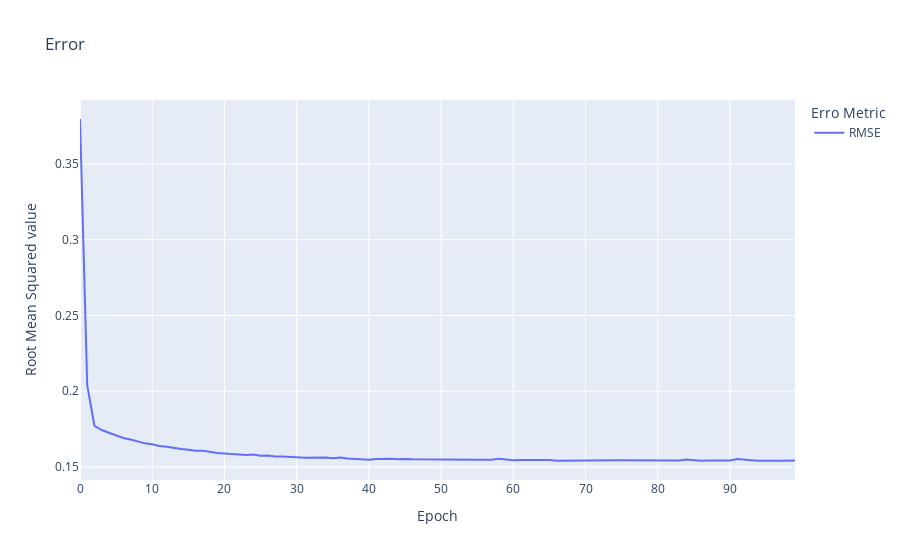

The cell this chart's notebook holds for it:
### Code cell
def train(batch_size:int, epochs:int, verbone: str="auto", plot: bool=True):

    model = WindForecaster.model
    X = WindForecaster.train_X
    Y = WindForecaster.train_Y
    
    training = model.fit(x=X, y=Y,batch_size=batch_size,epochs=epochs,verbose="auto")
    
    if plot:
        hist_df = pd.DataFrame(training.history)
        hist_df = hist_df.rename(columns={'root_mean_squared_error': 'RMSE'})
        fig = px.line(hist_df['RMSE'], title="Error",labels={"value": "Root Mean Squared value","index": "Epoch","variable": "Erro Metric"})
        fig.show()
        
    return model

training = train(batch_size=4, epochs=100)

### Figure 1 — Plotly figure (JSON) as saved in the notebook; plotly's stock layout.template omitted (floating-point values rounded to 4 significant figures)
{"data": [{"hovertemplate": "Erro Metric=RMSE<br>Epoch=%{x}<br>Root Mean Squared value=%{y}<extra></extra>", "legendgroup": "RMSE", "line": {"color": "#636efa", "dash": "solid"}, "mode": "lines", "name": "RMSE", "orientation": "v", "showlegend": true, "type": "scatter", "x": [0, 1, 2, 3, 4, 5, 6, 7, 8, 9, 10, 11, 12, 13, 14, 15, 16, 17, 18, 19, 20, 21, 22, 23, 24, 25, 26, 27, 28, 29, 30, 31, 32, 33, 34, 35, 36, 37, 38, 39, 40, 41, 42, 43, 44, 45, 46, 47, 48, 49, 50, 51, 52, 53, 54, 55, 56, 57, 58, 59, 60, 61, 62, 63, 64, 65, 66, 67, 68, 69, 70, 71, 72, 73, 74, 75, 76, 77, 78, 79, 80, 81, 82, 83, 84, 85, 86, 87, 88, 89, 90, 91, 92, 93, 94, 95, 96, 97, 98, 99], "xaxis": "x", "y": [0.3797, 0.2039, 0.1772, 0.1744, 0.1726, 0.1708, 0.1691, 0.1682, 0.1667, 0.1656, 0.1649, 0.1638, 0.1633, 0.1624, 0.1618, 0.1614, 0.1607, 0.1606, 0.1598, 0.1592, 0.1589, 0.1586, 0.1581, 0.1578, 0.1582, 0.1575, 0.1576, 0.1569, 0.1569, 0.1568, 0.1564, 0.1561, 0.1561, 0.1562, 0.1562, 0.1558, 0.1562, 0.1556, 0.1554, 0.1552, 0.1548, 0.1553, 0.1556, 0.1555, 0.1551, 0.1553, 0.155, 0.155, 0.1549, 0.1549, 0.1552, 0.1549, 0.1546, 0.1547, 0.1544, 0.1548, 0.1548, 0.1547, 0.1554, 0.1548, 0.1544, 0.1546, 0.1547, 0.1544, 0.1545, 0.1546, 0.1541, 0.1542, 0.1544, 0.1543, 0.1544, 0.1544, 0.1544, 0.1543, 0.1545, 0.1544, 0.1543, 0.1541, 0.1541, 0.1542, 0.1543, 0.154, 0.1544, 0.1543, 0.1549, 0.1542, 0.1541, 0.1542, 0.1542, 0.1543, 0.1543, 0.1552, 0.1547, 0.1545, 0.1541, 0.1539, 0.154, 0.154, 0.1542, 0.1542], "yaxis": "y"}], "layout": {"autosize": true, "legend": {"title": {"text": "Erro Metric"}, "tracegroupgap": 0}, "title": {"text": "Error"}, "xaxis": {"anchor": "y", "autorange": true, "domain": [0, 1], "range": [0, 99], "title": {"text": "Epoch"}, "type": "linear"}, "yaxis": {"anchor": "x", "autorange": true, "domain": [0, 1], "range": [0.1414, 0.3922], "title": {"text": "Root Mean Squared value"}, "type": "linear"}}}
